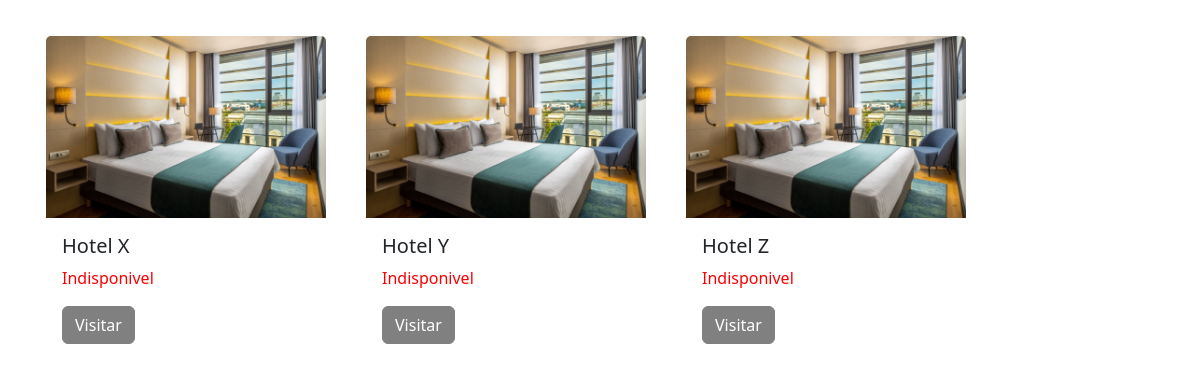
Page /site/poshotel.php?cidade=1 on the committed database.
### tables this page shows
CREATE TABLE `tb_hotel` (
  `idtb_hotel` int(11) NOT NULL,
  `nome_hotel` varchar(50) NOT NULL,
  `tb_lugar_idtb_lugar` int(11) NOT NULL,
  `preco_hotel` int(11) NOT NULL,
  `data_disponivel_ida` date NOT NULL,
  `data_disponivel_volta` date NOT NULL,
  KEY `tb_lugar_idtb_lugar` (`tb_lugar_idtb_lugar`),
  CONSTRAINT `tb_hotel_ibfk_1` FOREIGN KEY (`tb_lugar_idtb_lugar`) REFERENCES `tb_lugar` (`idtb_lugar`)
);

### site/poshotel.php (the view, shortened to what this page needs)
<!DOCTYPE html>
<html lang="en">
<head>
    <link href="https://cdn.jsdelivr.net/npm/bootstrap@5.3.0/dist/css/bootstrap.min.css" rel="stylesheet">
</head>
<body>
<div class="container">
<?php
$idlugar = $_GET['cidade'];
$conexao = mysqli_connect('db','root','123','db_turismo');
$sql = "SELECT * FROM tb_hotel WHERE tb_lugar_idtb_lugar = '$idlugar'";
$result = $conexao->query($sql);
if ($result->num_rows > 0) {
    while($row = $result->fetch_assoc()) {
        $dataida = $_GET['dataida'];
        $bd_ida = $row['data_disponivel_ida'];
        if ($bd_ida <= $dataida){
            $disponivel = "<p class='card-text disponivel'>Disponivel</p>";
            $botao = "<a href='' class='btn btn-primary'>Visitar</a>";
        } else{
            $disponivel = "<p class='card-text indisponivel'>Indisponivel</p>";
            $botao = "<a href='' class='btn btn-secondary btn-indpon' readonly>Visitar</a>";
        }
        echo "<div class='card' style='width: 18rem;'>";
        echo "<img class='card-img-top' src='imagens/hotel/hotel.jpeg' alt='Card image cap'>";
        echo "<div class='card-body'>";
        echo "<h5 class='card-title'>".$row["nome_hotel"]."</h5>";
        echo $disponivel;
        echo $botao;
        echo "</div>";
        echo "</div>";
    }
} else {
    echo "<p style='background-color: white; width: 100%;'>0 results</p>";
}
?>
</div>
</body>
</html>

### site/poshotel.php (style rules this page uses)
body { margin: 0; padding: 0; background-color: transparent; }
.container { margin-top: 2em; display: flex; flex-wrap: wrap; gap: 2em; }
.container .card { border: 4px solid rgba(255,255,255,0.5); }
.card .indisponivel { color: red; }
.card .btn-indpon { background-color: gray; border-color: gray; }
.card .btn-indpon { background-color: gray; }

### rows in the picture
tb_hotel: nome_hotel "Hotel X", data_disponivel_ida "Indisponivel"
tb_hotel: nome_hotel "Hotel Y", data_disponivel_ida "Indisponivel"
tb_hotel: nome_hotel "Hotel Z", data_disponivel_ida "Indisponivel"
